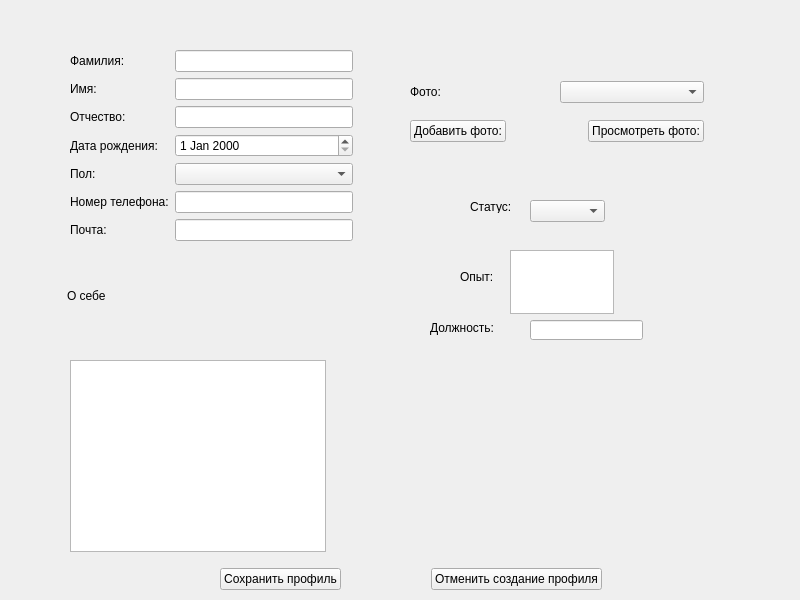
<?xml version="1.0" encoding="UTF-8"?>
<ui version="4.0">
 <class>frameOfCreatingDoctor</class>
 <widget class="QMainWindow" name="frameOfCreatingDoctor">
  <property name="geometry">
   <rect>
    <x>0</x>
    <y>0</y>
    <width>800</width>
    <height>600</height>
   </rect>
  </property>
  <property name="windowTitle">
   <string>MainWindow</string>
  </property>
  <widget class="QWidget" name="centralwidget">
   <widget class="QLineEdit" name="lineEdit_6">
    <property name="geometry">
     <rect>
      <x>530</x>
      <y>320</y>
      <width>113</width>
      <height>20</height>
     </rect>
    </property>
   </widget>
   <widget class="QLabel" name="label_10">
    <property name="geometry">
     <rect>
      <x>470</x>
      <y>200</y>
      <width>46</width>
      <height>13</height>
     </rect>
    </property>
    <property name="text">
     <string>Статус:</string>
    </property>
   </widget>
   <widget class="QTextEdit" name="textEdit_2">
    <property name="geometry">
     <rect>
      <x>510</x>
      <y>250</y>
      <width>104</width>
      <height>64</height>
     </rect>
    </property>
   </widget>
   <widget class="QWidget" name="layoutWidget_3">
    <property name="geometry">
     <rect>
      <x>220</x>
      <y>560</y>
      <width>382</width>
      <height>38</height>
     </rect>
    </property>
    <layout class="QHBoxLayout" name="horizontalLayout_3">
     <item>
      <widget class="QPushButton" name="pushButton_3">
       <property name="text">
        <string>Сохранить профиль</string>
       </property>
      </widget>
     </item>
     <item>
      <spacer name="horizontalSpacer">
       <property name="orientation">
        <enum>Qt::Horizontal</enum>
       </property>
       <property name="sizeHint" stdset="0">
        <size>
         <width>40</width>
         <height>20</height>
        </size>
       </property>
      </spacer>
     </item>
     <item>
      <widget class="QPushButton" name="pushButton_4">
       <property name="text">
        <string>Отменить создание профиля</string>
       </property>
      </widget>
     </item>
    </layout>
   </widget>
   <widget class="QTextEdit" name="textEdit">
    <property name="geometry">
     <rect>
      <x>70</x>
      <y>360</y>
      <width>256</width>
      <height>192</height>
     </rect>
    </property>
   </widget>
   <widget class="QLabel" name="label_12">
    <property name="geometry">
     <rect>
      <x>430</x>
      <y>320</y>
      <width>91</width>
      <height>16</height>
     </rect>
    </property>
    <property name="text">
     <string>Должность:</string>
    </property>
   </widget>
   <widget class="QComboBox" name="comboBox_3">
    <property name="geometry">
     <rect>
      <x>530</x>
      <y>200</y>
      <width>75</width>
      <height>22</height>
     </rect>
    </property>
   </widget>
   <widget class="QLabel" name="label_7">
    <property name="geometry">
     <rect>
      <x>67</x>
      <y>288</y>
      <width>38</width>
      <height>16</height>
     </rect>
    </property>
    <property name="text">
     <string>О себе:</string>
    </property>
   </widget>
   <widget class="QLabel" name="label_11">
    <property name="geometry">
     <rect>
      <x>460</x>
      <y>270</y>
      <width>46</width>
      <height>13</height>
     </rect>
    </property>
    <property name="text">
     <string>Опыт:</string>
    </property>
   </widget>
   <widget class="QWidget" name="layoutWidget">
    <property name="geometry">
     <rect>
      <x>410</x>
      <y>70</y>
      <width>294</width>
      <height>84</height>
     </rect>
    </property>
    <layout class="QVBoxLayout" name="verticalLayout_4">
     <item>
      <layout class="QHBoxLayout" name="horizontalLayout">
       <item>
        <widget class="QLabel" name="label_8">
         <property name="text">
          <string>Фото:</string>
         </property>
        </widget>
       </item>
       <item>
        <widget class="QComboBox" name="comboBox_2"/>
       </item>
      </layout>
     </item>
     <item>
      <layout class="QHBoxLayout" name="horizontalLayout_2">
       <item>
        <widget class="QPushButton" name="pushButton">
         <property name="text">
          <string>Добавить фото:</string>
         </property>
        </widget>
       </item>
       <item>
        <spacer name="horizontalSpacer_2">
         <property name="orientation">
          <enum>Qt::Horizontal</enum>
         </property>
         <property name="sizeHint" stdset="0">
          <size>
           <width>40</width>
           <height>20</height>
          </size>
         </property>
        </spacer>
       </item>
       <item>
        <widget class="QPushButton" name="pushButton_2">
         <property name="text">
          <string>Просмотреть фото:</string>
         </property>
        </widget>
       </item>
      </layout>
     </item>
    </layout>
   </widget>
   <widget class="QWidget" name="layoutWidget_2">
    <property name="geometry">
     <rect>
      <x>70</x>
      <y>50</y>
      <width>283</width>
      <height>292</height>
     </rect>
    </property>
    <layout class="QFormLayout" name="formLayout">
     <item row="0" column="0">
      <layout class="QVBoxLayout" name="verticalLayout">
       <item>
        <widget class="QLabel" name="label">
         <property name="text">
          <string>Фамилия:</string>
         </property>
        </widget>
       </item>
       <item>
        <widget class="QLabel" name="label_2">
         <property name="text">
          <string>Имя:</string>
         </property>
        </widget>
       </item>
       <item>
        <widget class="QLabel" name="label_3">
         <property name="text">
          <string>Отчество:</string>
         </property>
        </widget>
       </item>
       <item>
        <widget class="QLabel" name="label_4">
         <property name="text">
          <string>Дата рождения:</string>
         </property>
        </widget>
       </item>
       <item>
        <widget class="QLabel" name="label_5">
         <property name="text">
          <string>Пол:</string>
         </property>
        </widget>
       </item>
       <item>
        <widget class="QLabel" name="label_6">
         <property name="text">
          <string>Номер телефона:</string>
         </property>
        </widget>
       </item>
       <item>
        <widget class="QLabel" name="label_9">
         <property name="text">
          <string>Почта:</string>
         </property>
        </widget>
       </item>
      </layout>
     </item>
     <item row="0" column="1">
      <layout class="QVBoxLayout" name="verticalLayout_2">
       <item>
        <widget class="QLineEdit" name="lineEdit"/>
       </item>
       <item>
        <widget class="QLineEdit" name="lineEdit_2"/>
       </item>
       <item>
        <widget class="QLineEdit" name="lineEdit_3"/>
       </item>
       <item>
        <widget class="QDateEdit" name="dateEdit"/>
       </item>
       <item>
        <widget class="QComboBox" name="comboBox"/>
       </item>
       <item>
        <widget class="QLineEdit" name="lineEdit_4"/>
       </item>
       <item>
        <widget class="QLineEdit" name="lineEdit_5"/>
       </item>
      </layout>
     </item>
    </layout>
   </widget>
  </widget>
 </widget>
 <resources/>
 <connections/>
</ui>
